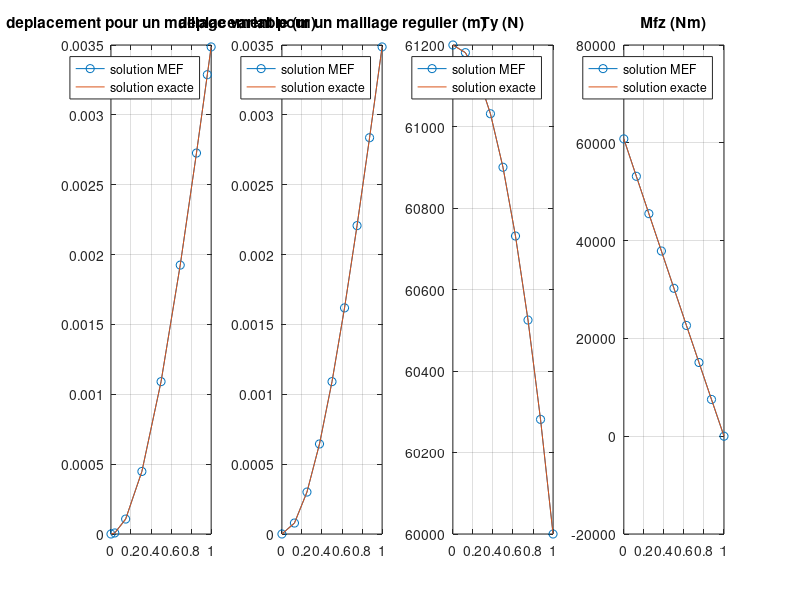

Recreate this plot in MATLAB.
clc
clear all

E0=200*10^9; I0=29*10^-6; h=0.15; l=1; F0=60*10^3;
q0=2.4*10^3;        % on introduit q0 dans le cas de q(x)=q0*x/l (cas du tp) 
nh=2;               % sinon on introduit le vecteur q (de meme dimension que le maillage)
                    % de meme pour E et I
function y=fpsi(i,x,he)
  if i==1
    y=1-3*x.^2/he^2 +2*x.^3/he^3;
  elseif i==2
    y=x-2*x.^2/he+x.^3/he^2;
  elseif i==3
    y=3*x.^2/he^2-2*x.^3/he^3;
  elseif i==4  
    y=-x.^2/he+x.^3/he^2;
  endif
endfunction


function y=psi2d(i,x,he)  % 2nd derivative
  if i==1
    y=-6/he^2+12/he^3*x;
  elseif i==2
    y=-4/he+6/he^2*x;
  elseif i==3
    y=6/he^2-12/he^3*x;
  elseif i==4
    y=-2/he+6*x/he^2;
  endif
endfunction


function [k]=kele(x1,x2,E,I)
  he=x2-x1;
  k=zeros(4,4);
  x=linspace(0,he,101);    
  for i=1:4
    for j=1:4
      k(i,j)=trapz( x, E.*I.*psi2d(i,x,he).*psi2d(j,x,he) );
    endfor
  endfor
endfunction

function [f]=fele(x1,x2,q) 
  he=x2-x1;
  f=zeros(1,4)';
  x=linspace(0,he,101);    
  for i=1:4
    f(i)=trapz( x, q.*fpsi(i,x,he) );
  endfor
endfunction


function x=maillage_regulier(nh,l)
  for i=1:nh+1
    x(i)=(i-1)*l/nh;
  endfor
endfunction


function x=maillage_variable(nh,l)
  for i=1:nh+1
    x(i)=l/2*(1-cos((i-1)/nh*pi));
  endfor
endfunction


function [k,f]=assemblage(nh,l,E,I,q,m)
  if m==0
    x=maillage_regulier(nh,l); 
  elseif m==1
    x=maillage_variable(nh,l); 
  endif
  k=zeros(2*nh+2);
  m=0;n=1;
  p=0;
  while p<2*nh
    m=m+1; n=n+1;
    x1=x(m);x2=x(n);
    z=101;             % on prend la partie de E et I qui appartient a l'element
    Eele=linspace(E(m),E(n),z); 
    Iele=linspace(I(m),I(n),z); 
    for i=1:4
      for j=1:4
        k(p+i,p+j)=k(p+i,p+j)+kele(x1,x2,Eele,Iele)(i,j);
      endfor
    endfor
    p=p+2;
  endwhile
  % de meme pour f
  f=zeros(2*nh+2,1);
  m=0;n=1;
  p=0;
  while p<2*nh
    m=m+1; n=n+1;
    x1=x(m);x2=x(n);
    z=101;                         % on prend la partie de q qui appartient a l'element
    qele=linspace(q(m),q(n),z);    % z represente le nombre d'element du vecteur q qui doit etre le meme que celui de x dans fele()
    for i=1:4
      f(p+i)=f(p+i)+fele(x1,x2,qele)(i);
    endfor
    p=p+2;
  endwhile
endfunction


function U=dep(nh,l)
  U=zeros(2*nh+2,1);
  U(1)=0;      % encastrement en x=0
  U(2)=0;
  for i=3:2*nh+2
    U(i)=NaN; %  la valeur NaN servira a reconnaitre les valeurs inconnues lors de la resolution
  endfor
endfunction


function Q=efforts(nh,l,F0)        % cond aux lims de la var secondaire
  Q=zeros(2*nh+2,1);
  Q(1)=NaN;
  Q(2)=NaN;
  for i=3:2*nh
    Q(i)=0;
  endfor
  Q(2*nh+1,1)=F0;
  Q(2*nh+2,1)=0;
endfunction

#Q=efforts(nh,l,F0)

function [vect,mat,eff]=inconnu(U,K,F)         % retourne le vecteur compose uniquement
  n=length(U);                                 % des valeurs inconnues et la matrice k
  vect=U; mat=K; eff=F;                        % correspondante
  while n>0
    if isnan(vect(n))==0   % on enleve les valeurs != nan qui sont connues
      vect(n)=[];
      eff(n)=[];
      mat(:,n)=[];
      mat(n,:)=[];
    endif
    n=n-1;
  endwhile
endfunction


function U=resolutionU(U,K,F)
  [U0,K0,F0]=inconnu(U,K,F);
  U0=K0\F0;                 % on calcule les valeurs inconnues de U
  j=1;
  for i=1:length(U)         % on met les nouvelles valeurs calculees de U
    if isnan(U(i))==1       % dans les composantes NaN
      U(i)=U0(j);
      j=j+1;
    endif
  endfor
endfunction


function Q=Qele(e,u,x,E,I,q)            % retourne le vecteur Q de l'element e.
  x1=x(e);                              % on doit recalculer K et F de l'element e
  x2=x(e+1);                            % et utiliser la partie du deplacement u
  he=x2-x1;                             % relative a l'element en question.
  z=101;         
  Eele=linspace(E(e),E(e+1),z); % on prend la partie de E, I et q qui appartient a l'element
  Iele=linspace(I(e),I(e+1),z); 
  qele=linspace(q(e),q(e+1),z);
  k=kele(x1,x2,Eele,Iele);          
  f=fele(x1,x2,qele);
  uele=u(2*(e-1)+1:2*(e-1)+1+3);
  Q=k*uele-f;
endfunction


function v=vAnalytique(x,L,E,I,F0,q0)
  v=(F0/(6*E*I)*x.^2).*(3*L-x)+q0*L^4/(120*E*I)*(20*x.^2/L^2-10*x.^3/L^3+x.^5/L^5);
endfunction


function main()
  E0=200*10^9; I0=29*10^-6; h=0.15; l=1; F0=60*10^3; q0=2.4*10^3;
  nh=8
  
  % maillage variable
  x=maillage_variable(nh,l);
  q=x*q0/l;
  for i=1:length(x)
    E(i)=E0;
    I(i)=I0;
  endfor
  [k,f]=assemblage(nh,l,E,I,q,1);
  u=dep(nh,l);
  Q=efforts(nh,l,F0);
  u=resolutionU(u,k,Q+f);
  % pour dessiner le graphique on prend uniquement les valeurs de u relatives a des translations
  j=1;
  for i=1:2*nh+2
    if mod(i,2)==1
      Ut(j)=u(i);
      j=j+1;
    endif
  endfor
  v=vAnalytique(x,l,E0,I0,F0,q0);
  subplot(1,4,1);
  plot(x,Ut,'o-',x,v); legend("solution MEF","solution exacte"); grid(); title("deplacement pour un maillage variable (m)");
  % de meme pour le maillage regulier
  x=maillage_regulier(nh,l);
  q=x*q0/l;
  [k,f]=assemblage(nh,l,E,I,q,0)
  u=dep(nh,l)
  Q=efforts(nh,l,F0)
  u=resolutionU(u,k,Q+f)
  % pour dessiner le graphique on prend uniquement les valeurs de u relatives a des translations
  j=1;
  for i=1:2*nh+2
    if mod(i,2)==1
      Ut(j)=u(i);
      j=j+1;
    endif
  endfor
  v=vAnalytique(x,l,E0,I0,F0,q0);
  subplot(1,4,2);
  plot(x,Ut,'o-',x,v); legend("solution MEF","solution exacte"); grid(); title("deplacement pour un maillage regulier (m)");
  Qele1=Qele(1,u,x,E,I,q)
  printf("Ty(0)=%f N | Mfz(0)=%f Nm | Ty(he)=%f N | Mfz(he)=%f Nm \n",-Qele1(1),-Qele1(2),Qele1(3),Qele1(4));
 
  % valeurs exactes de Ty Mfz
  Ty=F0+q0*l/2*(1-x.^2/l^2)                    
  Mfz=F0*(l-x)+q0*l^2/6*(2-3*x/l+x.^3/l^3) 
  
  % valeurs par la MEF
  for e=1:nh                                            % il y a des valeurs qui se repetent
    Ty_mef(e)=-Qele(e,u,x,E,I,q)(1);                    % pour des elements consecutifs
  endfor                                                % => on prend une valeur par element
  Ty_mef(nh+1)=Qele(nh,u,x,E,I,q)(3); 
  Ty_mef
  
  for e=1:nh
    Mfz_mef(e)=-Qele(e,u,x,E,I,q)(2);
  endfor
  Mfz_mef(nh+1)=Qele(nh,u,x,E,I,q)(4);
  Mfz_mef
  
  subplot(1,4,3);
  plot(x,Ty_mef,'o-',x,Ty); legend("solution MEF","solution exacte"); grid(); title("Ty (N)");
  subplot(1,4,4);
  plot(x,Mfz_mef,'o-',x,Mfz); legend("solution MEF","solution exacte"); grid(); title("Mfz (Nm)");
  
endfunction
main()
